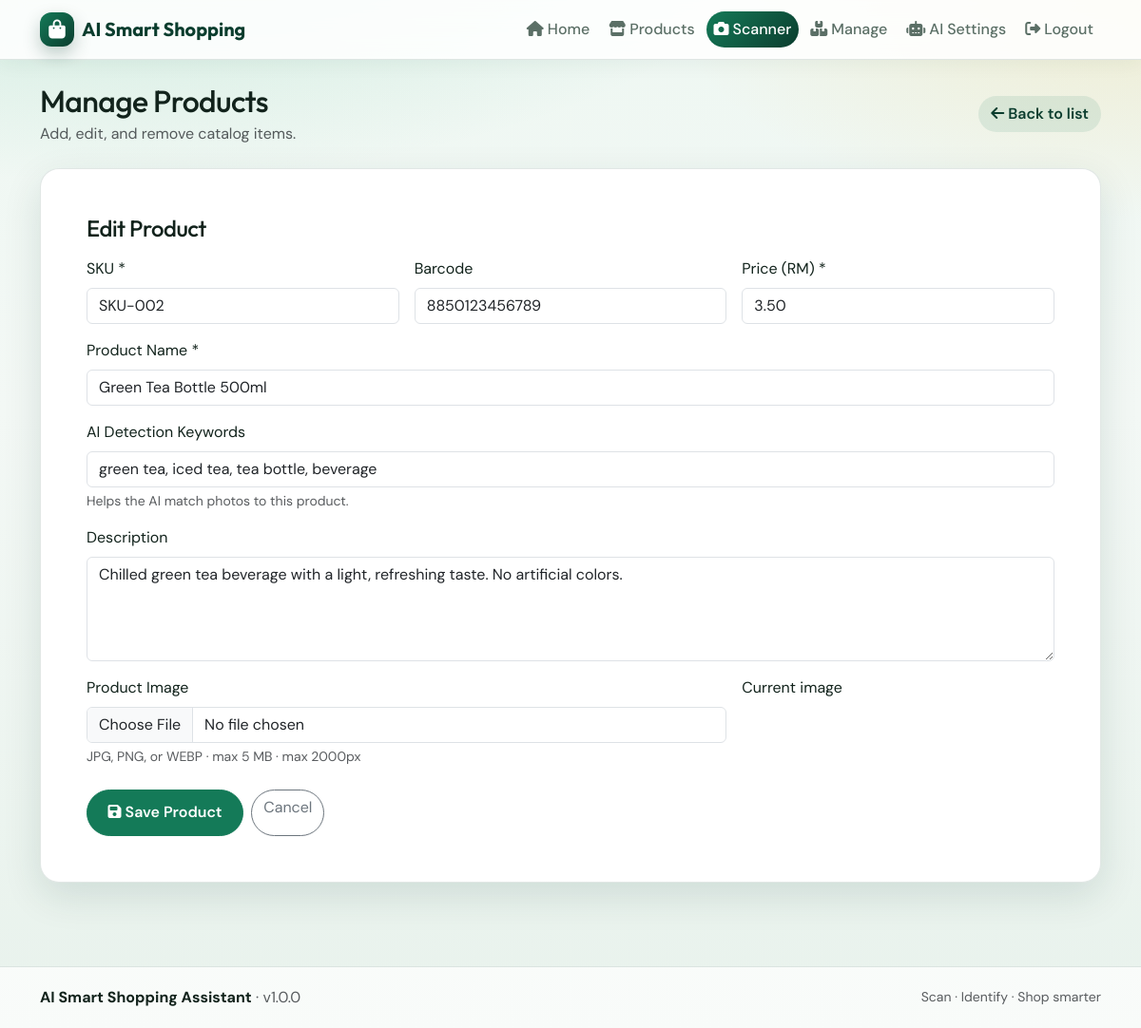
Page /admin/products.php?action=edit&id=2 (signed in) on the committed database.
### tables this page shows
CREATE TABLE products (
    id INT UNSIGNED AUTO_INCREMENT PRIMARY KEY,
    sku VARCHAR(40) NOT NULL UNIQUE,
    barcode VARCHAR(64) NULL,
    name VARCHAR(120) NOT NULL,
    detect_keywords VARCHAR(255) DEFAULT NULL,
    price DECIMAL(10,2) NOT NULL DEFAULT 0.00,
    description TEXT NULL,
    image_path VARCHAR(255) NULL,
    created_at DATETIME NOT NULL DEFAULT CURRENT_TIMESTAMP,
    updated_at DATETIME NOT NULL DEFAULT CURRENT_TIMESTAMP
        ON UPDATE CURRENT_TIMESTAMP,
    INDEX idx_barcode (barcode),
    INDEX idx_name (name)
);

### includes/config.php (called while the page is built, shortened)
<?php
function detect_base_path(): string
{
    $docRoot = isset($_SERVER['DOCUMENT_ROOT']) ? realpath((string) $_SERVER['DOCUMENT_ROOT']) : false;
    $appRoot = realpath(ROOT_PATH);
    if ($docRoot && $appRoot) {
        $docRoot = str_replace('\\', '/', $docRoot);
        $appRoot = str_replace('\\', '/', $appRoot);
        if (str_starts_with(strtolower($appRoot), strtolower($docRoot))) {
            $rel = substr($appRoot, strlen($docRoot));
            $rel = '/' . trim(str_replace('\\', '/', (string) $rel), '/');
            return '';
        }
    }
    $script = $_SERVER['SCRIPT_NAME'] ?? '';
    $dir = str_replace('\\', '/', dirname($script));
    return rtrim($dir, '/');
}
function app_web_root(): string
{
    return detect_base_path();
}
function url(string $path = ''): string
{
    $path = ltrim($path, '/');
    $root = app_web_root();
    return ($root === '' ? '' : $root) . '/' . $path;
}

### includes/auth.php (called while the page is built, shortened)
<?php
function e(?string $value): string
{
    return htmlspecialchars((string) $value, ENT_QUOTES | ENT_SUBSTITUTE, 'UTF-8');
}

### includes/db.php (called while the page is built, shortened)
<?php
require_once __DIR__ . '/config.php';
function db(): PDO
{
    static $pdo = null;
    if ($pdo instanceof PDO) {
        return $pdo;
    }
    $options = [
        PDO::ATTR_ERRMODE => PDO::ERRMODE_EXCEPTION,
        PDO::ATTR_DEFAULT_FETCH_MODE => PDO::FETCH_ASSOC,
        PDO::ATTR_EMULATE_PREPARES => false,
    ];
    $preferSqlite = strtolower((string) (getenv('DB_DRIVER') ?: '')) === 'sqlite';
    if (!$preferSqlite) {
        try {
            $dsn = sprintf(
                'mysql:host=%s;dbname=%s;charset=%s',
                DB_HOST,
                DB_NAME,
                DB_CHARSET
            );
            $mysqlOptions = $options + [
                PDO::ATTR_TIMEOUT => 2,
            ];
            $pdo = new PDO($dsn, DB_USER, DB_PASS, $mysqlOptions);
            return $pdo;
        } catch (Throwable $e) {
            error_log('MySQL unavailable, trying SQLite: ' . $e->getMessage());
        }
    }
    $pdo = new PDO('sqlite:' . SQLITE_PATH, null, null, $options);
    $pdo->exec('PRAGMA foreign_keys = ON');
    return $pdo;
}

### includes/catalog.php (called while the page is built, shortened)
<?php
function find_product_by_id(int $id): ?array
{
    $stmt = db()->prepare('SELECT * FROM products WHERE id = ? LIMIT 1');
    $stmt->execute([$id]);
    $row = $stmt->fetch();
    return $row ?: null;
}

### admin/products.php (the view, shortened to what this page needs)
<?php
$action = (string) ($_GET['action'] ?? 'list');
$id = isset($_GET['id']) ? (int) $_GET['id'] : 0;
$errors = [];
$form = [
    'sku' => '',
    'barcode' => '',
    'name' => '',
    'detect_keywords' => '',
    'price' => '',
    'description' => '',
    'image_path' => null,
];
if (($action === 'edit' || $action === 'add') && $_SERVER['REQUEST_METHOD'] !== 'POST') {
    if ($action === 'edit') {
        $product = find_product_by_id($id);
        $form = [
            'sku' => $product['sku'],
            'barcode' => (string) ($product['barcode'] ?? ''),
            'name' => $product['name'],
            'detect_keywords' => (string) ($product['detect_keywords'] ?? ''),
            'price' => number_format((float) $product['price'], 2, '.', ''),
            'description' => (string) ($product['description'] ?? ''),
            'image_path' => $product['image_path'] ?? null,
        ];
    }
}
require dirname(__DIR__) . '/includes/header.php';
?>
<div class="container py-4">
    <div class="d-flex flex-wrap justify-content-between align-items-center gap-2 mb-4">
        <div>
            <h1 class="h2 display-font mb-1">Manage Products</h1>
            <p class="text-muted mb-0">Add, edit, and remove catalog items.</p>
        </div>
        <?php if ($action === 'list'): ?>
            <a class="btn btn-brand" href="<?= e(url('admin/products.php?action=add')) ?>">
                <i class="fa-solid fa-plus me-1"></i>Add Product
            </a>
        <?php else: ?>
            <a class="btn btn-soft" href="<?= e(url('admin/products.php')) ?>">
                <i class="fa-solid fa-arrow-left me-1"></i>Back to list
            </a>
        <?php endif; ?>
    </div>
    <?php if ($action === 'add' || $action === 'edit'): ?>
        <div class="surface-card p-4 p-md-5">
            <h2 class="h4 display-font mb-3"><?= $action === 'edit' ? 'Edit Product' : 'Add Product' ?></h2>
            <form method="post" enctype="multipart/form-data" novalidate>
                <div class="row g-3">
                    <div class="col-md-4">
                        <label class="form-label" for="sku">SKU *</label>
                        <input class="form-control <?= isset($errors['sku']) ? 'is-invalid' : '' ?>" id="sku" name="sku" required value="<?= e($form['sku']) ?>">
                    </div>
                    <div class="col-md-4">
                        <label class="form-label" for="barcode">Barcode</label>
                        <input class="form-control <?= isset($errors['barcode']) ? 'is-invalid' : '' ?>" id="barcode" name="barcode" value="<?= e($form['barcode']) ?>">
                    </div>
                    <div class="col-md-4">
                        <label class="form-label" for="price">Price (RM) *</label>
                        <input class="form-control <?= isset($errors['price']) ? 'is-invalid' : '' ?>" id="price" name="price" required inputmode="decimal" value="<?= e($form['price']) ?>">
                    </div>
                    <div class="col-12">
                        <label class="form-label" for="name">Product Name *</label>
                        <input class="form-control <?= isset($errors['name']) ? 'is-invalid' : '' ?>" id="name" name="name" required maxlength="120" value="<?= e($form['name']) ?>">
                    </div>
                    <div class="col-12">
                        <label class="form-label" for="detect_keywords">AI Detection Keywords</label>
                        <input class="form-control <?= isset($errors['detect_keywords']) ? 'is-invalid' : '' ?>" id="detect_keywords" name="detect_keywords" maxlength="255"
                               value="<?= e($form['detect_keywords']) ?>" placeholder="comma, separated, keywords">
                        <div class="form-text">Helps the AI match photos to this product.</div>
                    </div>
                    <div class="col-12">
                        <label class="form-label" for="description">Description</label>
                        <textarea class="form-control" id="description" name="description" rows="4"><?= e($form['description']) ?></textarea>
                    </div>
                    <div class="col-md-8">
                        <label class="form-label" for="image">Product Image</label>
                        <input class="form-control <?= isset($errors['image']) ? 'is-invalid' : '' ?>" type="file" id="image" name="image" accept=".jpg,.jpeg,.png,.webp,image/jpeg,image/png,image/webp">
                        <div class="form-text">JPG, PNG, or WEBP · max 5 MB · max 2000px</div>
                    </div>
                    <div class="col-md-4">
                        <?php if (!empty($form['image_path'])): ?>
                            <label class="form-label">Current image</label>
                            <div>
                            </div>
                        <?php endif; ?>
                    </div>
                </div>
                <div class="mt-4 d-flex gap-2">
                    <button class="btn btn-brand" type="submit"><i class="fa-solid fa-floppy-disk me-1"></i>Save Product</button>
                    <a class="btn btn-outline-secondary rounded-pill" href="<?= e(url('admin/products.php')) ?>">Cancel</a>
                </div>
            </form>
        </div>
    <?php endif; ?>
</div>
<?php require dirname(__DIR__) . '/includes/footer.php'; ?>

### assets/css/app.css (style rules this page uses)
:root { --brand: #0b3d2e; --brand-2: #147a58; --brand-3: #1fa971; --accent: #f0b429; --accent-2: #ff8a3d; --ink: #12231c; --muted: #5b6f66; --surface: #f3f8f5; --card: #ffffff; --line: rgba(11, 61, 46, 0.12); --shadow: 0 14px 40px rgba(11, 61, 46, 0.12); --radius: 1.25rem; --font: "DM Sans", system-ui, sans-serif; --display: "Outfit", "DM Sans", sans-serif; }
* { box-sizing: border-box; }
html, body { min-height: 100%; }
body { margin: 0; font-family: var(--font); color: var(--ink); background: radial-gradient(1200px 500px at 10% -10%, rgba(31, 169, 113, 0.18), transparent 60%), radial-gradient(900px 420px at 100% 0%, rgba(240, 180, 41, 0.16), transparent 55%), linear-gradient(180deg, #eef7f2 0%, var(--surface) 40%, #e8f2ec 100%); background-attachment: fixed; }
h1, h2, h3, h4, .display-font { font-family: var(--display); letter-spacing: -0.02em; }
.btn-brand { --bs-btn-bg: var(--brand-2); --bs-btn-border-color: var(--brand-2); --bs-btn-hover-bg: var(--brand); --bs-btn-hover-border-color: var(--brand); --bs-btn-color: #fff; --bs-btn-hover-color: #fff; --bs-btn-active-bg: var(--brand); --bs-btn-active-border-color: var(--brand); --bs-btn-active-color: #fff; font-weight: 600; border-radius: 999px; padding: 0.7rem 1.35rem; }
.btn-soft { background: rgba(20, 122, 88, 0.1); color: var(--brand); border: 1px solid transparent; font-weight: 600; border-radius: 999px; }
.surface-card { background: var(--card); border: 1px solid var(--line); border-radius: var(--radius); box-shadow: var(--shadow); }

### rows in the picture
products: sku "SKU-002", barcode "8850123456789", price "3.50", name "Green Tea Bottle 500ml", detect_keywords "green tea, iced tea, tea bottle, beverage", description "Chilled green tea beverage with a light, refreshing taste. No artificial colors."

### other values in the picture
APP_NAME "AI Smart Shopping Assistant"
APP_VERSION "1.0.0"
